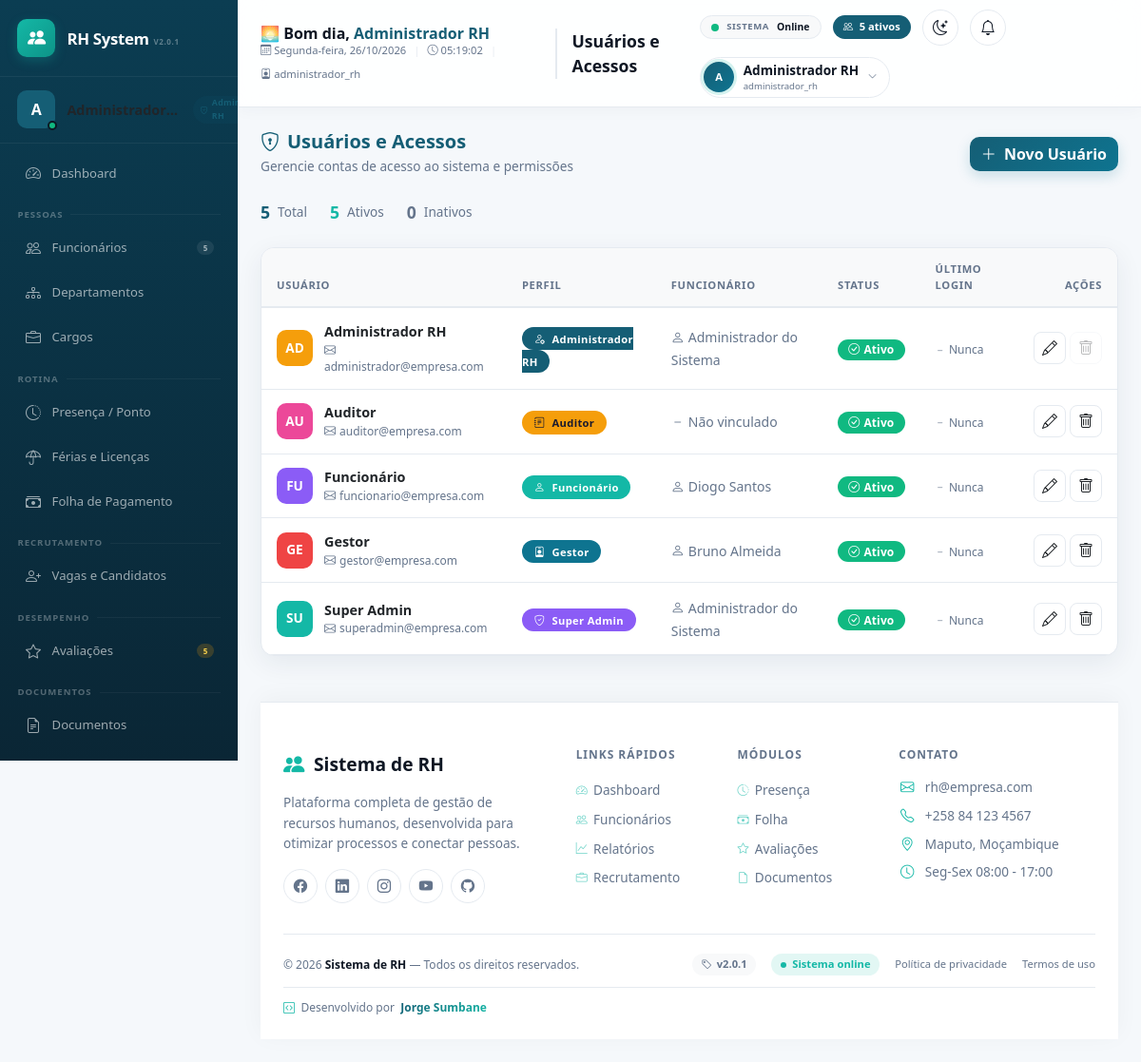
Screenshot of /modules/usuarios/index.php (signed in) with the database file from the repository.
### tables this page shows
CREATE TABLE usuarios (
    id INT AUTO_INCREMENT PRIMARY KEY,
    nome VARCHAR(150) NOT NULL,
    email VARCHAR(150) NOT NULL UNIQUE,
    senha_hash VARCHAR(255) NOT NULL,
    perfil ENUM('super_admin','administrador_rh','gestor','funcionario','auditor') NOT NULL DEFAULT 'funcionario',
    funcionario_id INT NULL,  
    ativo TINYINT(1) NOT NULL DEFAULT 1,
    tentativas_login INT NOT NULL DEFAULT 0,
    bloqueado_ate DATETIME NULL,
    tema_preferido ENUM('claro','escuro') NOT NULL DEFAULT 'claro',
    ultimo_login DATETIME NULL,
    criado_em DATETIME NOT NULL DEFAULT CURRENT_TIMESTAMP,
    CONSTRAINT fk_usuario_funcionario FOREIGN KEY (funcionario_id) REFERENCES funcionarios(id) ON DELETE SET NULL
);

CREATE TABLE funcionarios (
    id INT AUTO_INCREMENT PRIMARY KEY,
    nome VARCHAR(150) NOT NULL,
    cpf VARCHAR(20) NOT NULL UNIQUE,  
    rg VARCHAR(30) NULL,
    data_nascimento DATE NULL,
    genero ENUM('masculino','feminino','outro') NULL,
    email VARCHAR(150) NOT NULL UNIQUE,
    telefone VARCHAR(30) NULL,
    endereco VARCHAR(255) NULL,
    data_admissao DATE NOT NULL,
    data_demissao DATE NULL,
    cargo_id INT NOT NULL,
    departamento_id INT NOT NULL,
    salario DECIMAL(10,2) NOT NULL DEFAULT 0,
    status ENUM('ativo','inativo','ferias','licenca') NOT NULL DEFAULT 'ativo',
    foto VARCHAR(255) NULL,
    criado_em DATETIME NOT NULL DEFAULT CURRENT_TIMESTAMP,
    atualizado_em DATETIME NOT NULL DEFAULT CURRENT_TIMESTAMP ON UPDATE CURRENT_TIMESTAMP,
    CONSTRAINT fk_func_cargo FOREIGN KEY (cargo_id) REFERENCES cargos(id) ON DELETE RESTRICT,
    CONSTRAINT fk_func_departamento FOREIGN KEY (departamento_id) REFERENCES departamentos(id) ON DELETE RESTRICT
);

### includes/bootstrap.php (called while the page is built, shortened)
<?php
spl_autoload_register(function (string $classe): void {
    $caminho = __DIR__ . '/../classes/' . $classe . '.php';
});
require_once __DIR__ . '/auth.php';
require_once __DIR__ . '/functions.php';

### classes/Database.php (called while the page is built, shortened)
<?php
class Database
{
    private static ?PDO $instance = null;
    public static function getConnection(): PDO
    {
        if (self::$instance === null) {
            $dsn = sprintf(
                'mysql:host=%s;port=%s;dbname=%s;charset=%s',
                DB_HOST,
                DB_PORT,
                DB_NAME,
                DB_CHARSET
            );
            $options = [
                PDO::ATTR_ERRMODE            => PDO::ERRMODE_EXCEPTION,
                PDO::ATTR_DEFAULT_FETCH_MODE => PDO::FETCH_ASSOC,
                PDO::ATTR_EMULATE_PREPARES   => false,
            ];
            try {
                self::$instance = new PDO($dsn, DB_USER, DB_PASS, $options);
                $offset = (new DateTime('now', new DateTimeZone(date_default_timezone_get())))->format('P');
                self::$instance->exec("SET time_zone = '{$offset}'");
            } catch (PDOException $e) {
                error_log('Erro de conexão com o banco: ' . $e->getMessage());
                die('Não foi possível conectar ao banco de dados. Verifique se o MySQL está em execução no XAMPP e se o banco "rh_sistema" foi importado (veja database/schema.sql).');
            }
        }
        return self::$instance;
    }
}

### classes/Usuario.php (called while the page is built, shortened)
<?php
class Usuario
{
    private PDO $db;
    public function __construct()
    {
        $this->db = Database::getConnection();
    }
    public function listar(): array
    {
        $sql = 'SELECT u.*, f.nome AS funcionario_nome FROM usuarios u
                LEFT JOIN funcionarios f ON f.id = u.funcionario_id ORDER BY u.nome ASC';
        return $this->db->query($sql)->fetchAll();
    }
}

### includes/functions.php (called while the page is built, shortened)
<?php
function e(?string $texto): string
{
    return htmlspecialchars($texto ?? '', ENT_QUOTES, 'UTF-8');
}
    ?>

### includes/auth.php (called while the page is built, shortened)
<?php
function nomePerfil(string $perfil): string
{
    return NOMES_PERFIS[$perfil] ?? ucfirst(str_replace('_', ' ', $perfil));
}
function usuarioAtualId(): ?int
{
    return $_SESSION['usuario_id'] ?? null;
}

### modules/usuarios/index.php (the view, shortened to what this page needs)
<?php
require_once __DIR__ . '/../../includes/bootstrap.php';
$usuarioModel = new Usuario();
$usuarios = $usuarioModel->listar();
$totalUsuarios = count($usuarios);
$ativos = count(array_filter($usuarios, fn($u) => $u['ativo']));
$inativos = $totalUsuarios - $ativos;
require __DIR__ . '/../../includes/header.php';
?>
<div class="users-header">
    <div class="users-header-left">
        <h5><i class="bi bi-shield-lock me-2" style="color:var(--rh-primary);"></i>Usuários e Acessos</h5>
        <p>Gerencie contas de acesso ao sistema e permissões</p>
    </div>
    <div>
        <a href="criar.php" class="btn btn-primary">
            <i class="bi bi-plus-lg me-1"></i> Novo Usuário
        </a>
    </div>
</div>
<div class="users-stats mb-4">
    <div class="stat-item">
        <span class="stat-value" style="color:var(--rh-primary);"><?= $totalUsuarios ?></span>
        <span class="stat-label">Total</span>
    </div>
    <div class="stat-item">
        <span class="stat-value" style="color:var(--rh-accent);"><?= $ativos ?></span>
        <span class="stat-label">Ativos</span>
    </div>
    <div class="stat-item">
        <span class="stat-value" style="color:var(--rh-text-muted);"><?= $inativos ?></span>
        <span class="stat-label">Inativos</span>
    </div>
</div>
<div class="card users-table">
    <div class="table-responsive">
        <table class="table table-hover">
            <thead>
                <tr>
                    <th>Usuário</th>
                    <th>Perfil</th>
                    <th>Funcionário</th>
                    <th>Status</th>
                    <th>Último login</th>
                    <th class="text-end">Ações</th>
                </tr>
            </thead>
            <tbody>
                <?php if (empty($usuarios)): ?>
                    <tr>
                        <td colspan="6">
                            <div class="empty-state">
                                <div class="empty-icon"><i class="bi bi-people"></i></div>
                                <h6>Nenhum usuário cadastrado</h6>
                                <p>Clique em "Novo Usuário" para criar o primeiro acesso.</p>
                            </div>
                        </td>
                    </tr>
                <?php else: foreach ($usuarios as $u):
                    $avatarColors = ['primary', 'success', 'warning', 'danger', 'purple', 'pink'];
                    $avatarColor = $avatarColors[$u['id'] % count($avatarColors)];
                ?>
                    <tr>
                        <td>
                            <div class="user-info">
                                <span class="user-avatar <?= $avatarColor ?>">
                                    <?= e(strtoupper(substr($u['nome'], 0, 2))) ?>
                                </span>
                                <div>
                                    <div class="user-name"><?= e($u['nome']) ?></div>
                                    <div class="user-email"><i class="bi bi-envelope me-1"></i><?= e($u['email']) ?></div>
                                </div>
                            </div>
                        </td>
                        <td>
                            <span class="badge-profile <?= e($u['perfil']) ?>">
                                <i class="bi <?= $u['perfil'] === 'super_admin' ? 'bi-shield-check' : ($u['perfil'] === 'administrador_rh' ? 'bi-person-gear' : ($u['perfil'] === 'gestor' ? 'bi-person-badge' : ($u['perfil'] === 'auditor' ? 'bi-journal-text' : 'bi-person'))) ?> me-1"></i>
                                <?= e(nomePerfil($u['perfil'])) ?>
                            </span>
                        </td>
                        <td>
                            <?php if (!empty($u['funcionario_nome'])): ?>
                                <span class="text-muted small">
                                    <i class="bi bi-person me-1"></i><?= e($u['funcionario_nome']) ?>
                                </span>
                            <?php else: ?>
                                <span class="text-muted small"><i class="bi bi-dash me-1"></i>Não vinculado</span>
                            <?php endif; ?>
                        </td>
                        <td>
                            <?php if ($u['ativo']): ?>
                                <span class="badge bg-success"><i class="bi bi-check-circle me-1"></i>Ativo</span>
                            <?php else: ?>
                                <span class="badge bg-secondary"><i class="bi bi-x-circle me-1"></i>Inativo</span>
                            <?php endif; ?>
                        </td>
                        <td>
                            <span class="last-login">
                                <?php if ($u['ultimo_login']): ?>
                                    <i class="bi bi-clock me-1"></i>
                                    <?= e(formatarDataHora($u['ultimo_login'])) ?>
                                <?php else: ?>
                                    <i class="bi bi-dash me-1"></i>Nunca
                                <?php endif; ?>
                            </span>
                        </td>
                        <td class="text-end">
                            <div class="d-flex gap-1 justify-content-end">
                                <a href="editar.php?id=<?= $u['id'] ?>" class="btn-action edit" title="Editar">
                                    <i class="bi bi-pencil"></i>
                                </a>
                                <?php if ($u['id'] != usuarioAtualId()): ?>
                                    <a href="excluir.php?id=<?= $u['id'] ?>" class="btn-action delete js-confirm"
                                       data-confirm-msg="Excluir o usuário <strong><?= e($u['nome']) ?></strong>? Esta ação não pode ser desfeita."
                                       title="Excluir">
                                        <i class="bi bi-trash"></i>
                                    </a>
                                <?php else: ?>
                                    <span class="btn-action" style="opacity:0.3;cursor:not-allowed;" title="Não pode excluir sua própria conta">
                                        <i class="bi bi-trash"></i>
                                    </span>
                                <?php endif; ?>
                            </div>
                        </td>
                    </tr>
                <?php endforeach; endif; ?>
            </tbody>
        </table>
    </div>
</div>
<?php require __DIR__ . '/../../includes/footer.php'; ?>

### assets/css/style.css (style rules this page uses)
:root { --rh-primary: #155e75; --rh-primary-light: #0e7490; --rh-accent: #14b8a6; --rh-bg: #f5f8fb; --rh-card-bg: #ffffff; --rh-border: #e5eaf0; --rh-shadow: 0 8px 28px rgba(15, 41, 64, .07); --rh-shadow-hover: 0 16px 38px rgba(15, 41, 64, .12); --rh-text-primary: #0f1724; --rh-text-secondary: #334155; --rh-text-muted: #64748b; --rh-text-light: #f8fafc; --rh-sidebar-bg: linear-gradient(180deg, #0b3d52 0%, #0a2635 100%); --rh-topbar-bg: rgba(255, 255, 255, .88); --rh-success: #10b981; --rh-success-bg: #d1fae5; --rh-success-text: #065f46; --rh-danger: #ef4444; --rh-danger-bg: #fee2e2; --rh-danger-text: #991b1b; --rh-warning: #f59e0b; --rh-warning-bg: #fef3c7; --rh-warning-text: #92400e; --rh-info: #3b82f6; --rh-info-bg: #dbeafe; --rh-info-text: #1e40af; --rh-purple: #8b5cf6; --rh-purple-bg: #ede9fe; --rh-purple-text: #5b21b6; --rh-radius: 14px; }
html { min-height: 100%; overflow-y: auto; overflow-x: hidden; }
body { min-height: 100vh; margin: 0; background: var(--rh-bg); color: var(--rh-text-primary); font-family: 'Segoe UI', system-ui, -apple-system, sans-serif; overflow-x: hidden; overflow-y: auto; transition: background 0.3s ease, color 0.3s ease; }
.card { background: var(--rh-card-bg); border: 1px solid var(--rh-border); border-radius: var(--rh-radius); color: var(--rh-text-primary); box-shadow: var(--rh-shadow); transition: all 0.3s ease; }
.card .text-muted { color: var(--rh-text-muted) !important; }
.table { color: var(--rh-text-primary); margin-bottom: 0; --bs-table-bg: transparent; vertical-align: middle; }
.table thead th { background: var(--bs-tertiary-bg); color: var(--rh-text-muted); font-weight: 700; font-size: 0.7rem; text-transform: uppercase; letter-spacing: 0.06em; padding: 0.75rem 1rem; border-bottom: 2px solid var(--rh-border); }
.table tbody td { color: var(--rh-text-primary); padding: 0.6rem 1rem; border-bottom: 1px solid var(--rh-border); vertical-align: middle; }
.table tbody tr { transition: all 0.2s ease; }
.table-responsive { border-radius: 10px; overflow-x: auto; overflow-y: visible; -webkit-overflow-scrolling: touch; }
.btn { border-radius: 10px; font-weight: 650; transition: transform .18s ease, box-shadow .18s ease; }
.btn-primary { background: linear-gradient(135deg, var(--rh-primary), var(--rh-primary-light)); border: 0; color: #fff; box-shadow: 0 5px 14px rgba(14, 116, 144, .2); }
.badge { font-weight: 700; letter-spacing: .01em; padding: 0.3rem 0.7rem; border-radius: 50px; }
.badge.bg-success { background: var(--rh-success) !important; color: #fff; }
.text-muted { color: var(--rh-text-muted) !important; }
.bg-success { background-color: var(--rh-success) !important; }

### assets/css/dashboard.css (style rules this page uses)
:root { --dash-primary:#155e75; --dash-primary-2:#0e7490; --dash-teal:#14b8a6; --dash-purple:#7c3aed; --dash-orange:#f97316; --dash-radius:16px; --dash-shadow:0 10px 30px rgba(15,41,64,.08); --dash-shadow-hover:0 18px 44px rgba(15,41,64,.14); }

### assets/css/responsive.css (style rules this page uses)
html { overflow-x:hidden; }
body { min-width:320px; }
.table-responsive { overflow-x:auto; -webkit-overflow-scrolling:touch; }
.table-responsive table { min-width:640px; }

### rows the page displays
usuarios: nome "AD", nome "Administrador RH", email "administrador@empresa.com", perfil "Administrador RH", funcionario.nome "Administrador do Sistema", ativo 1 (drawn), shows "Nunca"
usuarios: nome "AU", nome "Auditor", email "auditor@empresa.com", perfil "Auditor", shows "Não vinculado", ativo 1 (drawn), shows "Nunca"
usuarios: nome "FU", nome "Funcionário", email "funcionario@empresa.com", perfil "Funcionário", funcionario.nome "Diogo Santos", ativo 1 (drawn), shows "Nunca"
usuarios: nome "GE", nome "Gestor", email "gestor@empresa.com", perfil "Gestor", funcionario.nome "Bruno Almeida", ativo 1 (drawn), shows "Nunca"
usuarios: nome "SU", nome "Super Admin", email "superadmin@empresa.com", perfil "Super Admin", funcionario.nome "Administrador do Sistema", ativo 1 (drawn), shows "Nunca"

### other values shown
$avatarInicial "A"
$totalFuncionarios "5"
$avaliacoesPendentes "5"
$nomeUsuario "Administrador RH"
$diaSemana "Segunda-feira"
$perfilUsuario "administrador_rh"
$pageTitle "Usuários e Acessos"
$totalAtivos "5"
substr($nomeUsuario, 0, 1) "A"
$totalUsuarios "5"
$ativos "5"
$inativos "0"
